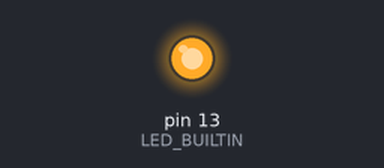
Recording of a sketch running on a simulated Arduino Uno, built with avr-gcc and run on an emulated ATmega328P. On the bench: output pins drawn as LEDs (lit = HIGH).

Above: at 0.1 s.
At 39.4 s:
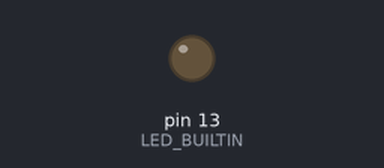
Timing chart, 0 to 40.0 s (numbered marks = the images above):
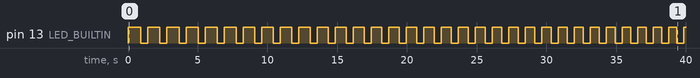

The sketch:

01.blink.ino
```cpp
// Hero board is Arduin Uno compatible and connects via serial port
const int min = 10;
const int max = 900;
int i = max;
int delta = 10;

void setup() {
  pinMode(LED_BUILTIN, OUTPUT);
}

// the loop function runs over and over again forever
void loop() {
  if (i + delta >= max) {
    i = max;
    delta = -delta;
  } else if (i - delta <= min) {
    i = min;
    delta = abs(delta);
  } else {
    i += delta;
  }

  onOff(i, 500);
}

void onOff(int onDelayMillis, int offDelayMillis) {
  digitalWrite(LED_BUILTIN, HIGH);
  delay(onDelayMillis);
  digitalWrite(LED_BUILTIN, LOW);
  delay(offDelayMillis);
}
  
```

Measured:
- by itself, pin 13 (LED_BUILTIN): repeats every 1.4 s: LOW 0.50 s, HIGH 0.89 s
